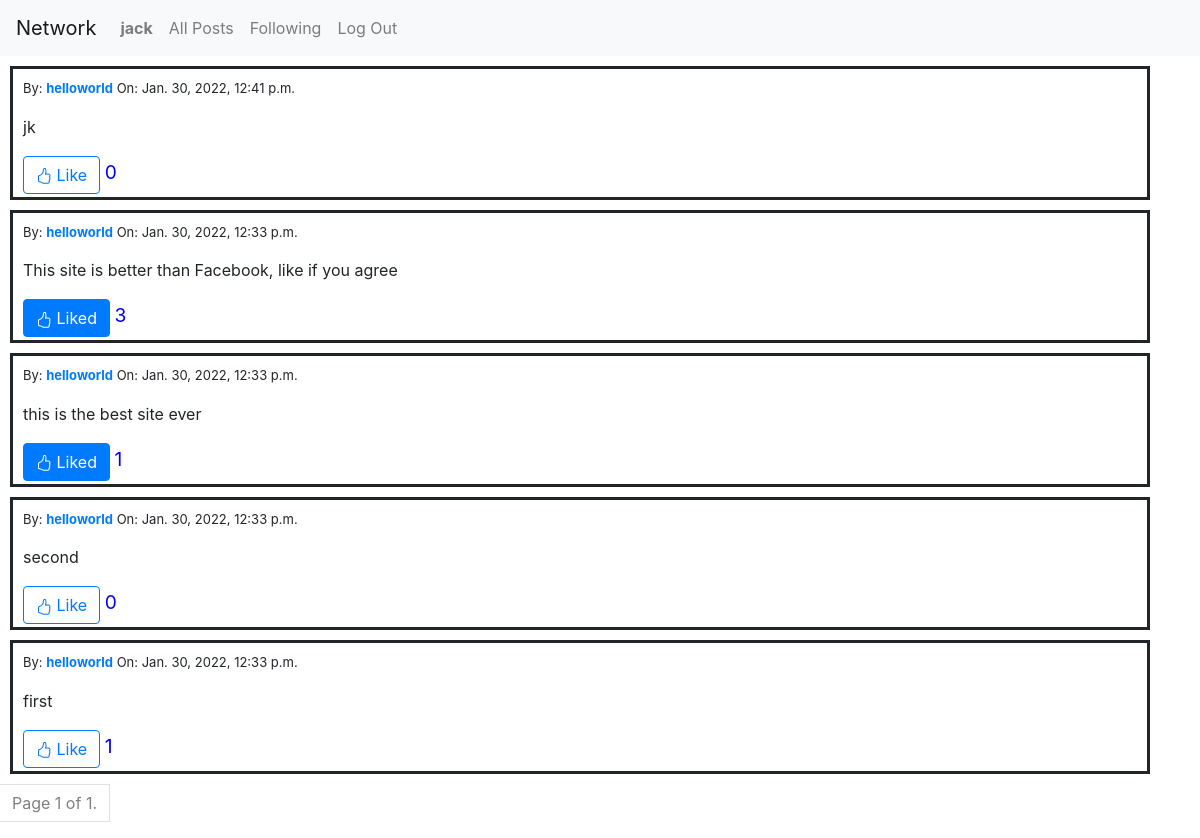
The page /following (signed in) on the database its author committed.
### network/models.py (models this page shows, shortened)
class User(AbstractUser):
    pass

class Post(models.Model):
    user = models.ForeignKey(User, on_delete=models.CASCADE, verbose_name="posted by", related_name="posts")
    content = models.TextField(blank=False)
    date = models.DateTimeField(auto_now_add=True, null=False, blank=True, verbose_name="posted on")
    likes = models.IntegerField(default=0)
    class Meta:
        verbose_name = "post"
        verbose_name_plural = "posts"

### network/views.py (the view)
# urls.py: path("following", views.following, name='following'),
@login_required(login_url="network:login")
def following(request):
    users_followed = Following.objects.filter(user=request.user.id).values_list('followed', flat=True)
    users_followed_list = User.objects.filter(id__in=users_followed)
    posts = Post.objects.filter(user__in=users_followed_list).order_by('-date')
    paginator = Paginator(posts, 10)
    page_number = request.GET.get('page')
    page_obj = paginator.get_page(page_number)
    if request.user.is_authenticated:
        liked = Like.objects.filter(user=request.user).values_list('post_id', flat=True)
        likedPosts = Post.objects.filter(pk__in=liked)
    else:
        likedPosts = []
    return render(request, "network/following.html", {
        "page_obj": page_obj,
        "liked": likedPosts
    })

### network/templates/network/following.html
{% extends "network/layout.html" %}
{% block body %}
    {% include "network/posts.html"%}
    {% include "network/paginator.html"%}
{% endblock %}s

### network/templates/network/layout.html (shortened to what this page needs)
{% load static %}
<!DOCTYPE html>
<html lang="en">
    <head>
        <link rel="stylesheet" href="https://stackpath.bootstrapcdn.com/bootstrap/4.4.1/css/bootstrap.min.css">
        <link href="{% static 'network/styles.css' %}" rel="stylesheet">
    </head>
    <body>
        <nav class="navbar navbar-expand-lg navbar-light bg-light">
            <a class="navbar-brand" href="#">Network</a>
            <div>
              <ul class="navbar-nav mr-auto">
                {% if user.is_authenticated %}
                    <li class="nav-item">
                        <a class="nav-link" href="#"><strong>{{ user.username }}</strong></a>
                    </li>
                {% endif %}
                <li class="nav-item">
                  <a class="nav-link" href="{% url 'index' %}">All Posts</a>
                </li>
                {% if user.is_authenticated %}
                    <li class="nav-item">
                        <a class="nav-link" href="{% url 'following' %}">Following</a>
                    </li>
                    <li class="nav-item">
                        <a class="nav-link" href="{% url 'logout' %}">Log Out</a>
                    </li>
                {% endif %}
              </ul>
            </div>
          </nav>
        <div class="body">
            {% block body %}
            {% endblock %}
        </div>
    </body>
</html>

### network/templates/network/posts.html (shortened to what this page needs)
{% for post in page_obj %}
<div class='post-content-wrapper container' id='{{ post.id }}'>
    <p style='font-size: small;'>By: <a href="{% url 'profile' user_id=post.user.id %}"><strong>{{ post.user }}</strong></a>
        On: {{ post.date }}</p>
    <div class='post-content'>{{ post.content }}</div>
    {% if user.is_authenticated %}
    {% if post not in liked %}
    <button type="button" class="btn btn-outline-primary like-button">
        Like
      </button> <span class='like-counter' style='font-size: 1.2em; color: blue'>{{ post.likes }}</span>
      {% else %}
      <button type="button" class="btn btn-primary liked-button">
        Liked
      </button> <span class='like-counter' style='font-size: 1.2em; color: blue'>{{ post.likes }}</span>
      {% endif %}
      {% endif %}
</div>
{% endfor %}

### network/static/network/styles.css (style rules this page uses)
.post-content-wrapper { border: solid; margin: 10px; padding: 3px; padding-left: 10px; padding-top: 10px; }
.post-content { margin-bottom: 17px; }

### rows shown on the page
User: username "jack"
Post: user "helloworld", date "Jan. 30, 2022, 12:41 p.m.", content "jk", likes "0"
Post: user "helloworld", date "Jan. 30, 2022, 12:33 p.m.", content "This site is better than Facebook, like if you agree", likes "3"
Post: user "helloworld", date "Jan. 30, 2022, 12:33 p.m.", content "this is the best site ever", likes "1"
Post: user "helloworld", date "Jan. 30, 2022, 12:33 p.m.", content "second", likes "0"
Post: user "helloworld", date "Jan. 30, 2022, 12:33 p.m.", content "first", likes "1"

### other values the page prints
{{ page_obj.number }} "1"
{{ page_obj.paginator.num_pages }} "1"
